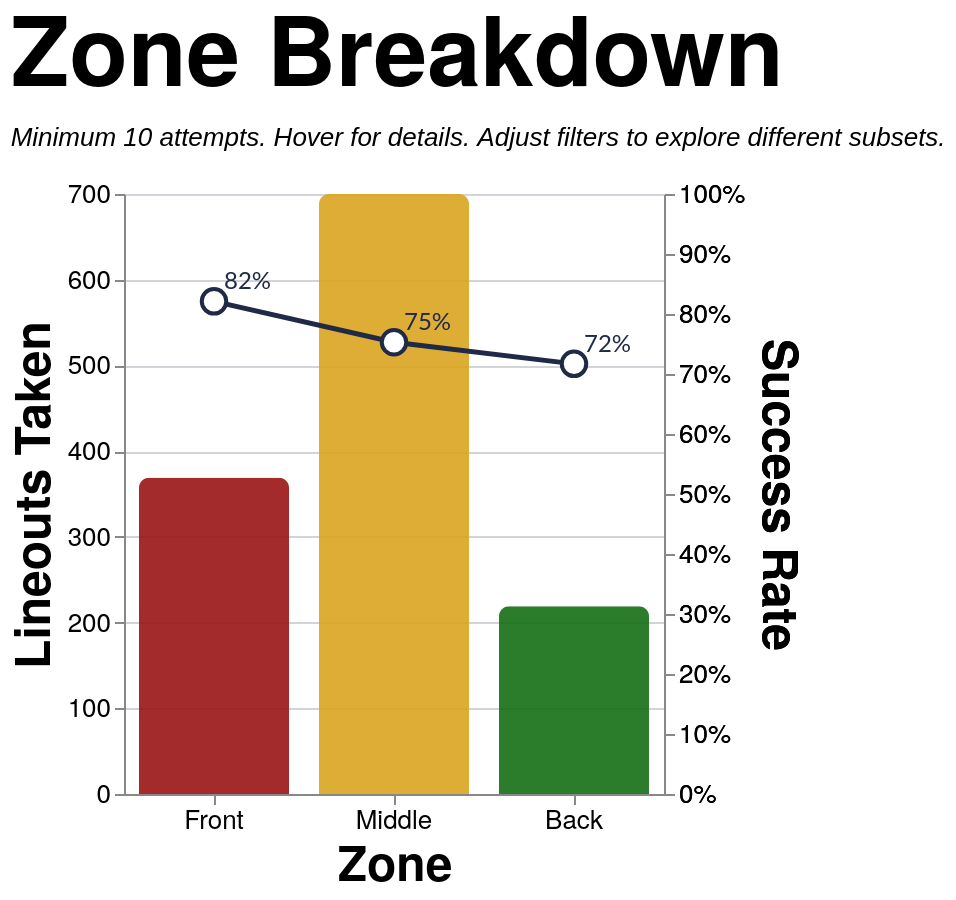

Specify this chart in Vega-Lite:
### Vega-Lite specification from a JSON file in a GitHub repository (floating-point values rounded to 4 significant figures; data arrays with more than 128 entries replaced by an {"elided": "..."} marker saying what was removed)
{"config": {"axis": {"labelFont": "PT Sans Narrow, Helvetica Neue, Helvetica, Arial, sans-serif", "titleFont": "PT Sans Narrow, Helvetica Neue, Helvetica, Arial, sans-serif", "labelFontSize": 13, "titleFontSize": 24, "gridColor": "#202947", "gridOpacity": 0.2, "zindex": 1}, "text": {"font": "Lato, sans-serif"}, "bar": {"cornerRadiusEnd": 5}, "header": {"labelFont": "PT Sans Narrow, Helvetica Neue, Helvetica, Arial, sans-serif", "titleFont": "PT Sans Narrow, Helvetica Neue, Helvetica, Arial, sans-serif", "labelFontSize": 24, "titleFontSize": 28, "labelFontWeight": "bold", "orient": "left"}, "legend": {"labelFont": "PT Sans Narrow, Helvetica Neue, Helvetica, Arial, sans-serif", "titleFont": "PT Sans Narrow, Helvetica Neue, Helvetica, Arial, sans-serif", "labelFontSize": 14, "titleFontSize": 16, "titlePadding": 5, "fillColor": "white", "strokeColor": "black", "padding": 10, "titleFontWeight": "lighter", "titleFontStyle": "italic", "titleColor": "gray", "offset": 10}, "title": {"font": "PT Sans Narrow, Helvetica Neue, Helvetica, Arial, sans-serif", "fontSize": 48, "fontWeight": "bold", "anchor": "start", "align": "center", "titlePadding": 20, "subtitlePadding": 10, "subtitleFontSize": 13, "subtitleColor": "", "subtitleFontStyle": "italic", "offset": 15, "color": "black"}, "axisX": {"labelAngle": 0}, "facet": {"title": null, "header": null, "align": {"row": "each", "column": "each"}, "spacing": 10}, "resolve": {"scale": {"y": "independent", "facet": "independent"}}, "background": "transparent", "scale": {"offsetBandPaddingOuter": 0.2, "offsetBandPaddingInner": 0.1}, "view": {"stroke": null, "background": "transparent"}}, "layer": [{"mark": {"type": "bar", "opacity": 0.9, "size": 75}, "encoding": {"color": {"field": "area", "legend": null, "scale": {"domain": ["Front", "Middle", "Back"], "range": ["#991515", "goldenrod", "#146f14"]}, "type": "nominal"}, "stroke": {"value": "transparent"}, "tooltip": [{"field": "area", "title": "Zone", "type": "nominal"}, {"field": "attempts", "format": ",.0f", "title": "Attempts", "type": "quantitative"}, {"field": "won", "format": ",.0f", "title": "Won", "type": "quantitative"}, {"field": "success_rate", "format": ".1%", "title": "Success Rate", "type": "quantitative"}], "x": {"axis": {"labelAngle": 0}, "field": "area", "sort": ["Front", "Middle", "Back"], "title": "Zone", "type": "nominal"}, "y": {"field": "attempts", "title": "Lineouts Taken", "type": "quantitative"}}, "transform": [{"filter": "(loSquad == 'All' || datum.squad == loSquad) && (loSeason == 'All' || datum.season == loSeason) && (loGameType == 'All' || (loGameType == 'League + Cup' && (datum.game_type == 'League' || datum.game_type == 'Cup')) || (loGameType == 'League only' && datum.game_type == 'League') || datum.game_type == loGameType) && (loThrower == 'All' || datum.thrower == loThrower) && (loJumper == 'All' || datum.jumper == loJumper) && (loArea == 'All' || datum.area == loArea) && (loNumbers == 'All' || datum.numbers == loNumbers)"}, {"aggregate": [{"op": "count", "as": "attempts"}, {"op": "sum", "field": "won", "as": "won"}], "groupby": ["area"]}, {"filter": "datum.attempts >= 10"}, {"calculate": "datum.won / datum.attempts", "as": "success_rate"}]}, {"mark": {"type": "line", "point": {"fill": "white", "filled": false, "size": 150, "stroke": "#202946"}, "stroke": "#202946", "strokeWidth": 2.5}, "encoding": {"tooltip": [{"field": "area", "title": "Zone", "type": "nominal"}, {"field": "attempts", "format": ",.0f", "title": "Attempts", "type": "quantitative"}, {"field": "won", "format": ",.0f", "title": "Won", "type": "quantitative"}, {"field": "success_rate", "format": ".1%", "title": "Success Rate", "type": "quantitative"}], "x": {"axis": {"labelAngle": 0}, "field": "area", "sort": ["Front", "Middle", "Back"], "title": "Zone", "type": "nominal"}, "y": {"axis": {"format": "%", "orient": "right"}, "field": "success_rate", "scale": {"domain": [0, 1]}, "title": "Success Rate", "type": "quantitative"}}, "transform": [{"filter": "(loSquad == 'All' || datum.squad == loSquad) && (loSeason == 'All' || datum.season == loSeason) && (loGameType == 'All' || (loGameType == 'League + Cup' && (datum.game_type == 'League' || datum.game_type == 'Cup')) || (loGameType == 'League only' && datum.game_type == 'League') || datum.game_type == loGameType) && (loThrower == 'All' || datum.thrower == loThrower) && (loJumper == 'All' || datum.jumper == loJumper) && (loArea == 'All' || datum.area == loArea) && (loNumbers == 'All' || datum.numbers == loNumbers)"}, {"aggregate": [{"op": "count", "as": "attempts"}, {"op": "sum", "field": "won", "as": "won"}], "groupby": ["area"]}, {"filter": "datum.attempts >= 10"}, {"calculate": "datum.won / datum.attempts", "as": "success_rate"}]}, {"mark": {"type": "text", "align": "left", "baseline": "middle", "color": "#202946", "dx": 5, "dy": -10, "fontSize": 12}, "encoding": {"text": {"field": "success_rate", "format": ".0%", "type": "quantitative"}, "x": {"axis": {"labelAngle": 0}, "field": "area", "sort": ["Front", "Middle", "Back"], "title": "Zone", "type": "nominal"}, "y": {"axis": {"format": "%", "orient": "right"}, "field": "success_rate", "scale": {"domain": [0, 1]}, "title": "Success Rate", "type": "quantitative"}}, "transform": [{"filter": "(loSquad == 'All' || datum.squad == loSquad) && (loSeason == 'All' || datum.season == loSeason) && (loGameType == 'All' || (loGameType == 'League + Cup' && (datum.game_type == 'League' || datum.game_type == 'Cup')) || (loGameType == 'League only' && datum.game_type == 'League') || datum.game_type == loGameType) && (loThrower == 'All' || datum.thrower == loThrower) && (loJumper == 'All' || datum.jumper == loJumper) && (loArea == 'All' || datum.area == loArea) && (loNumbers == 'All' || datum.numbers == loNumbers)"}, {"aggregate": [{"op": "count", "as": "attempts"}, {"op": "sum", "field": "won", "as": "won"}], "groupby": ["area"]}, {"filter": "datum.attempts >= 10"}, {"calculate": "datum.won / datum.attempts", "as": "success_rate"}]}], "data": {"name": "data-c74d2511dedb0b323cc0d84fdacd1a93"}, "height": 300, "params": [{"name": "loSquad", "value": "All"}, {"name": "loSeason", "value": "All"}, {"name": "loGameType", "value": "All"}, {"name": "loThrower", "value": "All"}, {"name": "loJumper", "value": "All"}, {"name": "loArea", "value": "All"}, {"name": "loNumbers", "value": "All"}], "resolve": {"scale": {"y": "independent"}}, "title": {"text": "Zone Breakdown", "subtitle": "Minimum 10 attempts. Hover for details. Adjust filters to explore different subsets."}, "width": {"step": 90}, "$schema": "https://vega.github.io/schema/vega-lite/v5.20.1.json", "datasets": {"data-c74d2511dedb0b323cc0d84fdacd1a93": {"elided": "1291 records"}}}
